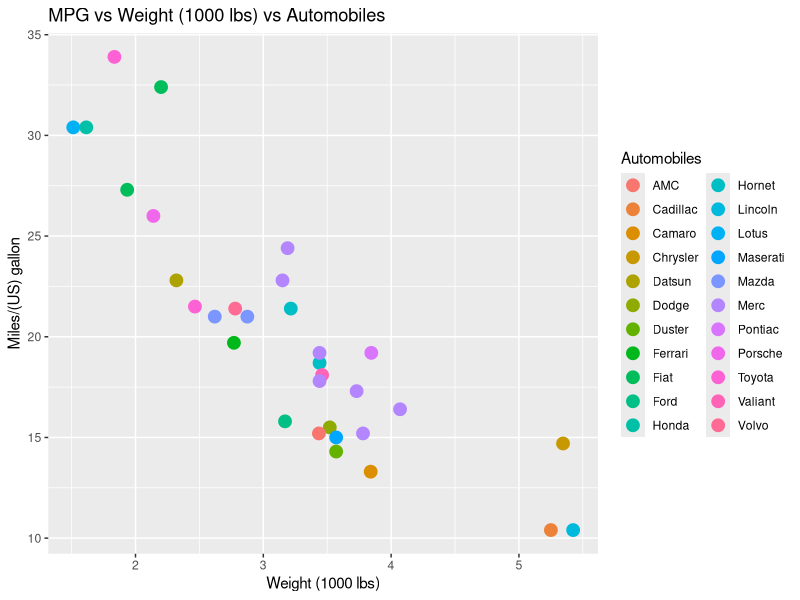

Generate this figure with R:
## ---- chunk 1
knitr::opts_chunk$set(echo = FALSE)
## ---- chunk 2
summary(mtcars[,c("mpg", "wt", "gear", "cyl", "qsec")])
## ---- chunk 3
library(ggplot2)

mtcars$model = sub(" .*", "", rownames(mtcars))
mtcars$model <- factor(mtcars$model)

ggplot(mtcars, aes_string("wt", "mpg")) +
          geom_point(aes(colour = model), size = 4) +
          guides(color=guide_legend(title="Automobiles")) +
          xlab("Weight (1000 lbs)") +
          ylab("Miles/(US) gallon") + 
          ggtitle("MPG vs Weight (1000 lbs) vs Automobiles")
